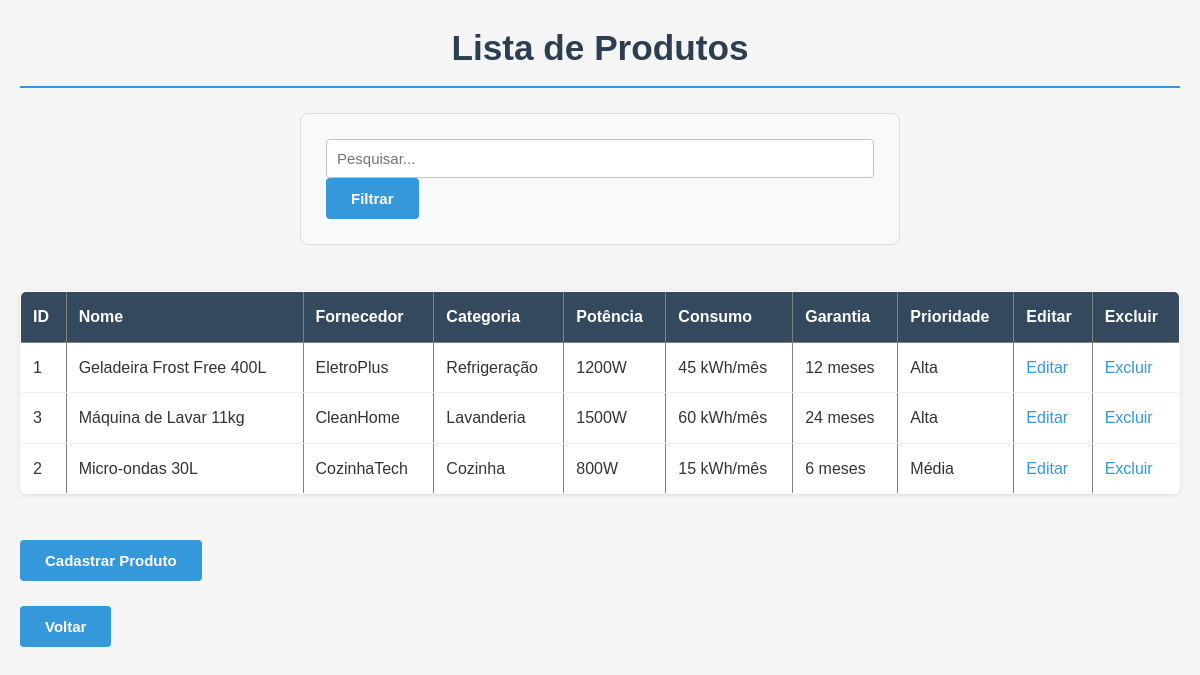
The page /view/listar_produto.php (signed in) on the database its author committed.
### tables this page shows
CREATE TABLE PRODUTOS (
    PRODUTO_ID INTEGER AUTO_INCREMENT PRIMARY KEY,
    PRODUTO_NOME VARCHAR(255),
    PRODUTO_FORNECEDOR VARCHAR(255),
    PRODUTO_CATEGORIA VARCHAR(255),
    PRODUTO_POTENCIA VARCHAR(255),
    PRODUTO_CONSUMO VARCHAR(255),
    PRODUTO_GARANTIA VARCHAR(255),
    PRODUTO_PRIORIDADE VARCHAR(255),
    FK_USU_ID INTEGER
);

### model/model_produto.php (called while the page is built, shortened)
<?php
class Produto {
    public function listar_produtos() {
        $conn = Database::getConnection();
        $sql = "SELECT
                    P.PRODUTO_ID,
                    P.PRODUTO_NOME,
                    P.PRODUTO_FORNECEDOR,
                    P.PRODUTO_CATEGORIA,
                    P.PRODUTO_POTENCIA,
                    P.PRODUTO_CONSUMO,
                    P.PRODUTO_GARANTIA,
                    P.PRODUTO_PRIORIDADE,
                    E.ESTOQUE_QUANTIDADE,
                    U.USU_NOME,
                    U.USU_EMAIL
                FROM PRODUTOS P
                JOIN USUARIO U ON P.FK_USU_ID = U.USU_ID
                JOIN ESTOQUE E ON P.PRODUTO_ID = E.FK_PRODUTO_ID
                ORDER BY P.PRODUTO_NOME";
        $result = $conn->query($sql);
        return $result->fetch_all(MYSQLI_ASSOC);
    }
}
?>

### view/listar_produto.php (the view, shortened to what this page needs)
<?php
require_once "./../controller/controller_produto.php";
$produto = new Produto();
if (isset($_POST['botao_pesquisar'])) {
    $resultados = $produto->filtrar_produto($_POST['pesquisar']);
} else {
    $resultados = $produto->listar_produtos();
}
?>
<!DOCTYPE html>
<html lang="pt-br">
<head>
    <link rel="stylesheet" href="styles.css">
</head>
<body>
    <h1>Lista de Produtos</h1>
    <form method="POST">
        <input type="search" id="pesquisar" name="pesquisar" placeholder="Pesquisar...">
        <input type="submit" id="botao_pesquisar" name="botao_pesquisar" value="Filtrar">
    </form>
    <br>
    <table border="1">
        <tr>
            <th>ID</th>
            <th>Nome</th>
            <th>Fornecedor</th>
            <th>Categoria</th>
            <th>Potência</th>
            <th>Consumo</th>
            <th>Garantia</th>
            <th>Prioridade</th>
            <th>Editar</th>
            <th>Excluir</th>
        </tr>
        <?php
        if (count($resultados) > 0) {
            foreach ($resultados as $r) {
                echo "<tr>";
                echo "<td>".$r["PRODUTO_ID"]."</td>";
                echo "<td>".$r["PRODUTO_NOME"]."</td>";
                echo "<td>".$r["PRODUTO_FORNECEDOR"]."</td>";
                echo "<td>".$r["PRODUTO_CATEGORIA"]."</td>";
                echo "<td>".$r["PRODUTO_POTENCIA"]."</td>";
                echo "<td>".$r["PRODUTO_CONSUMO"]."</td>";
                echo "<td>".$r["PRODUTO_GARANTIA"]."</td>";
                echo "<td>".$r["PRODUTO_PRIORIDADE"]."</td>";
                echo "<td><a href='editar_produto.php?acao=editar_produto&id=".$r["PRODUTO_ID"]."'>Editar</a></td>";
                echo "<td><a href='./../controller/controller_produto.php?acao=excluir_produto&id=".$r["PRODUTO_ID"]."'>Excluir</a></td>";
                echo "</tr>";
            }
        } else {
            echo "<tr><th colspan='10'>Nenhum produto cadastrado!</th></tr>";
        }
        ?>
    </table>
    <br>
    <a href="cadastro_produto.php"><button>Cadastrar Produto</button></a>
    <br><br>
    <a href="inicial.php"><button>Voltar</button></a>
</body>
</html>

### view/styles.css (style rules this page uses)
* { margin: 0; padding: 0; box-sizing: border-box; }
body { font-family: 'Arial', sans-serif; background-color: #f5f5f5; color: #333; line-height: 1.6; padding: 20px; }
h1 { color: #2c3e50; text-align: center; margin-bottom: 25px; font-size: 2.2em; border-bottom: 2px solid #3498db; padding-bottom: 10px; }
form { max-width: 600px; margin: 0 auto; background: #f8f9fa; padding: 25px; border-radius: 8px; border: 1px solid #ddd; }
input[type="text"], input[type="email"], input[type="password"], input[type="number"], input[type="search"], select { width: 100%; padding: 10px; border: 1px solid #bdc3c7; border-radius: 4px; font-size: 15px; background: white; }
input[type="submit"], button { background-color: #3498db; color: white; padding: 12px 25px; border: none; border-radius: 4px; font-size: 15px; font-weight: 600; cursor: pointer; transition: background-color 0.3s; }
table { width: 100%; border-collapse: collapse; margin: 20px 0; background: white; border-radius: 6px; overflow: hidden; box-shadow: 0 1px 5px rgba(0,0,0,0.1); }
th { background-color: #34495e; color: white; padding: 15px; text-align: left; font-weight: 600; }
td { padding: 12px 15px; border-bottom: 1px solid #ecf0f1; }
tr:last-child td { border-bottom: none; }
a { color: #3498db; text-decoration: none; transition: color 0.3s; }

### view/listar_produto.php (style rules this page uses)
table { border-collapse: collapse; }
tr, td, th { padding: 12px; }

### rows shown on the page
produtos: PRODUTO_ID "1", PRODUTO_NOME "Geladeira Frost Free 400L", PRODUTO_FORNECEDOR "EletroPlus", PRODUTO_CATEGORIA "Refrigeração", PRODUTO_POTENCIA "1200W", PRODUTO_CONSUMO "45 kWh/mês", PRODUTO_GARANTIA "12 meses", PRODUTO_PRIORIDADE "Alta"
produtos: PRODUTO_ID "3", PRODUTO_NOME "Máquina de Lavar 11kg", PRODUTO_FORNECEDOR "CleanHome", PRODUTO_CATEGORIA "Lavanderia", PRODUTO_POTENCIA "1500W", PRODUTO_CONSUMO "60 kWh/mês", PRODUTO_GARANTIA "24 meses", PRODUTO_PRIORIDADE "Alta"
produtos: PRODUTO_ID "2", PRODUTO_NOME "Micro-ondas 30L", PRODUTO_FORNECEDOR "CozinhaTech", PRODUTO_CATEGORIA "Cozinha", PRODUTO_POTENCIA "800W", PRODUTO_CONSUMO "15 kWh/mês", PRODUTO_GARANTIA "6 meses", PRODUTO_PRIORIDADE "Média"
